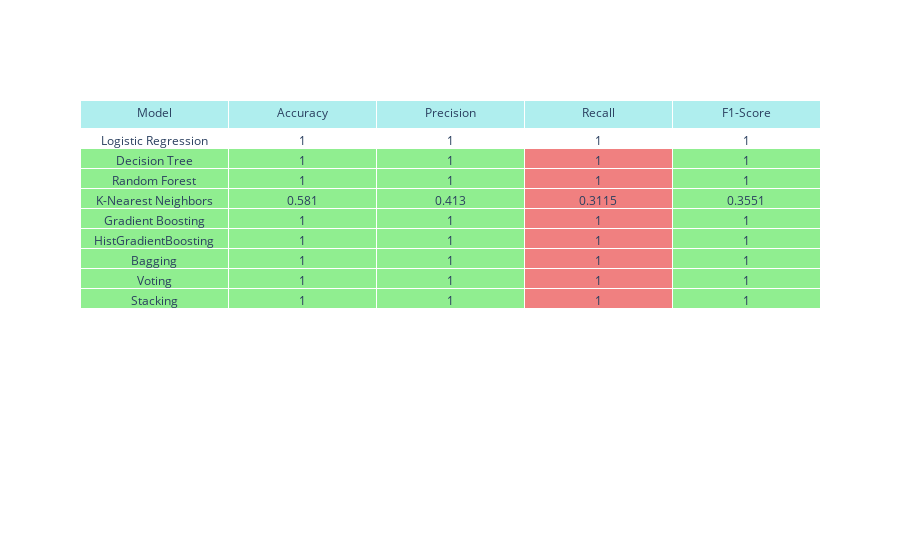

The code cell stored with this chart in its notebook:
### Code cell
import pandas as pd
import logging
import os
import sys
from sklearn.model_selection import train_test_split
from sklearn.metrics import accuracy_score, precision_score, recall_score, f1_score
from sklearn.linear_model import LogisticRegression
from sklearn.tree import DecisionTreeClassifier
from sklearn.ensemble import RandomForestClassifier, GradientBoostingClassifier, BaggingClassifier, VotingClassifier, StackingClassifier, HistGradientBoostingClassifier
from sklearn.neighbors import KNeighborsClassifier
from imblearn.over_sampling import SMOTE
import joblib
import plotly.graph_objects as go

# --- 1️⃣ Logging sozlamalari ---
log_path = r"C:\Users\Rasulbek907\Desktop\Hotel Booking Cancellation Prediction\Log\data_loader.log"
logging.basicConfig(filename=log_path, filemode='a',
                    format='%(asctime)s - %(levelname)s - %(message)s',
                    level=logging.INFO)

# --- CSV faylni o'qish ---
try:
    logging.info("CSV fayl o'qilmoqda:...")
    df = pd.read_csv(r"C:\Users\Rasulbek907\Desktop\Hotel Booking Cancellation Prediction\Data\Raw_Data\hotel_bookings_updated_2024.csv")
    logging.info(f"Fayl muvaffaqiyatli o'qildi. Satırlar soni: {len(df)}, ustunlar soni: {len(df.columns)}")
except Exception as e:
    logging.error(f"CSV faylni o'qishda xatolik: {e}")
    raise e

# --- Source path ---
source_path = os.path.abspath("../Source")
if source_path not in sys.path:
    sys.path.append(source_path)
from preprosessing import Cleaner, Encoder, Scaler

# --- Target va features ---
y = df['is_canceled']
X = df.drop(columns=['is_canceled'])

# --- Train-test split ---
X_train, X_test, y_train, y_test = train_test_split(
    X, y, test_size=0.2, random_state=42, stratify=y
)

# --- Preprocessing ---
cleaner = Cleaner()
cleaner.fit(X_train)
X_train_clean = cleaner.transform(X_train)
X_test_clean = cleaner.transform(X_test)

encoder = Encoder(max_unique=5)
encoder.fit(X_train_clean)
X_train_enc = encoder.transform(X_train_clean)
X_test_enc = encoder.transform(X_test_clean)

scaler = Scaler()
scaler.fit(X_train_enc)
X_train_final = scaler.transform(X_train_enc)
X_test_final = scaler.transform(X_test_enc)

# --- SMOTE bilan balanslash ---
smote = SMOTE(random_state=42)
X_train_bal, y_train_bal = smote.fit_resample(X_train_final, y_train)
logging.info("Training data SMOTE bilan balanslandi")

# --- Base va ensemble classifiers ---
lr = LogisticRegression(max_iter=1000)
dt = DecisionTreeClassifier(random_state=42)
rf = RandomForestClassifier(n_estimators=100, random_state=42)
knn = KNeighborsClassifier(n_neighbors=5)
gb = GradientBoostingClassifier(n_estimators=100, random_state=42)
hgb = HistGradientBoostingClassifier(max_iter=100, random_state=42)

bag = BaggingClassifier(estimator=DecisionTreeClassifier(), n_estimators=50, random_state=42)
vote = VotingClassifier(estimators=[('lr', lr), ('dt', dt), ('rf', rf), ('knn', knn)], voting='soft')
stack = StackingClassifier(estimators=[('lr', lr), ('dt', dt), ('rf', rf)], final_estimator=GradientBoostingClassifier(), cv=5)

models = {
    "Logistic Regression": lr,
    "Decision Tree": dt,
    "Random Forest": rf,
    "K-Nearest Neighbors": knn,
    "Gradient Boosting": gb,
    "HistGradientBoosting": hgb,
    "Bagging": bag,
    "Voting": vote,
    "Stacking": stack
}

# --- Model training va metriklar ---
results = []

for name, model in models.items():
    model.fit(X_train_bal, y_train_bal)
    y_pred = model.predict(X_test_final)
    results.append({
        "Model": name,
        "Accuracy": round(accuracy_score(y_test, y_pred),4),
        "Precision": round(precision_score(y_test, y_pred),4),
        "Recall": round(recall_score(y_test, y_pred),4),
        "F1-Score": round(f1_score(y_test, y_pred),4)
    })

results_df = pd.DataFrame(results)
logging.info("Barcha modellar train qilindi va metriklar hisoblandi.")

# --- F1 bo'yicha eng yaxshi model ---
best_idx = results_df['F1-Score'].idxmax()
best_model_name = results_df.loc[best_idx, 'Model']
best_model = models[best_model_name]

save_dir = r"C:\Users\Rasulbek907\Desktop\Hotel Booking Cancellation Prediction\Models"
os.makedirs(save_dir, exist_ok=True)
save_path = os.path.join(save_dir, f"{best_model_name.replace(' ', '_')}_model.pkl")
joblib.dump(best_model, save_path)

print(f"Eng yaxshi model: {best_model_name}")
print(f"Model saqlandi: {save_path}")
logging.info(f"Eng yaxshi model ({best_model_name}) saqlandi: {save_path}")

# ---  Plotly interaktiv jadval ---
colors = []
for i, row in results_df.iterrows():
    row_colors = []
    for metric in ['Accuracy','Precision','Recall','F1-Score']:
        if row[metric] >= 0.8:
            row_colors.append('lightgreen')
        elif row[metric] < 0.6:
            row_colors.append('lightcoral')
        else:
            row_colors.append('white')
    colors.append(['white'] + row_colors)

fig = go.Figure(data=[go.Table(
    header=dict(values=list(results_df.columns),
                fill_color='paleturquoise',
                align='center'),
    cells=dict(values=[results_df[col] for col in results_df.columns],
               fill_color=colors,
               align='center'))
])

fig.show()

### Figure 1 — Plotly figure (JSON) as saved in the notebook; plotly's stock layout.template omitted (floating-point values rounded to 4 significant figures)
{"data": [{"cells": {"align": "center", "fill": {"color": [["white", "lightgreen", "lightgreen", "lightgreen", "lightgreen"], ["white", "lightgreen", "lightgreen", "lightgreen", "lightgreen"], ["white", "lightgreen", "lightgreen", "lightgreen", "lightgreen"], ["white", "lightcoral", "lightcoral", "lightcoral", "lightcoral"], ["white", "lightgreen", "lightgreen", "lightgreen", "lightgreen"], ["white", "lightgreen", "lightgreen", "lightgreen", "lightgreen"], ["white", "lightgreen", "lightgreen", "lightgreen", "lightgreen"], ["white", "lightgreen", "lightgreen", "lightgreen", "lightgreen"], ["white", "lightgreen", "lightgreen", "lightgreen", "lightgreen"]]}, "values": [["Logistic Regression", "Decision Tree", "Random Forest", "K-Nearest Neighbors", "Gradient Boosting", "HistGradientBoosting", "Bagging", "Voting", "Stacking"], [1, 1, 1, 0.581, 1, 1, 1, 1, 1], [1, 1, 1, 0.413, 1, 1, 1, 1, 1], [1, 1, 1, 0.3115, 1, 1, 1, 1, 1], [1, 1, 1, 0.3551, 1, 1, 1, 1, 1]]}, "header": {"align": "center", "fill": {"color": "paleturquoise"}, "values": ["Model", "Accuracy", "Precision", "Recall", "F1-Score"]}, "type": "table"}], "layout": {}}
